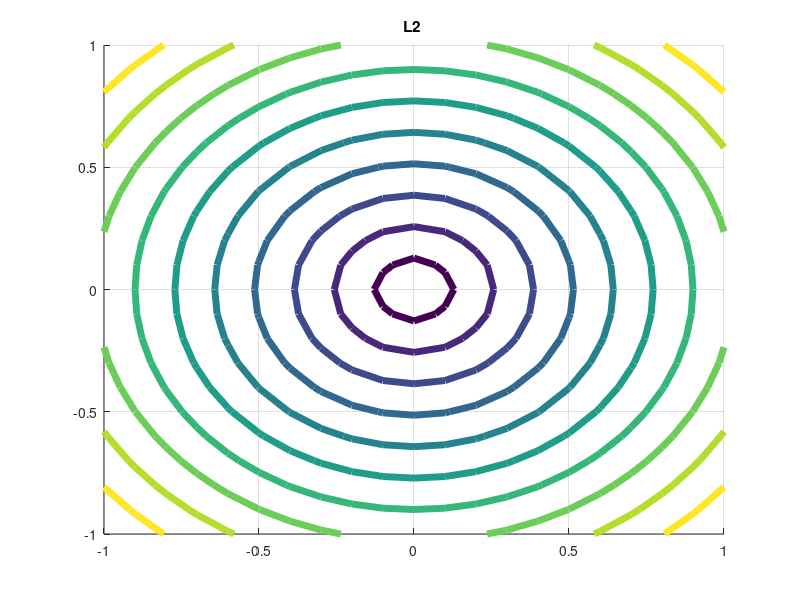

The MATLAB source for this figure: (Note: this script raises an error after producing the figure.)
hF=figure('NumberTitle','off','Name',...
'L2_norm');
hA=axes('Parent',hF,'Units','pixels');
[x,y]  = meshgrid(-1:0.1:1,-1:0.1:1);
L2_norm = zeros(length(x));
for i =1 :1: length(x)
    for j=1:1:length(x)
        L2_norm(i,j) = sqrt(x(i,j)^2+y(i,j)^2);
    end
end
hold on 
m = contour(hA, x,y,L2_norm,'linewidth',5);
title(hA, 'L2 ')
hold off
grid on
colorbar('vert')